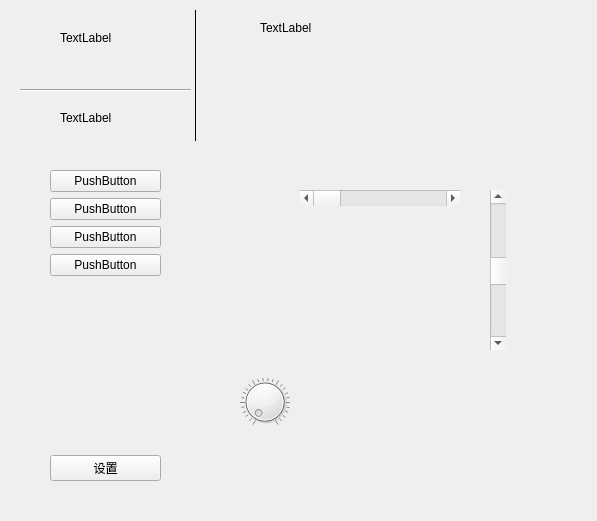
<?xml version="1.0" encoding="UTF-8"?>
<ui version="4.0">
 <class>Form</class>
 <widget class="QWidget" name="Form">
  <property name="geometry">
   <rect>
    <x>0</x>
    <y>0</y>
    <width>597</width>
    <height>521</height>
   </rect>
  </property>
  <property name="windowTitle">
   <string>Form</string>
  </property>
  <widget class="Line" name="line">
   <property name="geometry">
    <rect>
     <x>20</x>
     <y>10</y>
     <width>351</width>
     <height>131</height>
    </rect>
   </property>
   <property name="contextMenuPolicy">
    <enum>Qt::DefaultContextMenu</enum>
   </property>
   <property name="frameShadow">
    <enum>QFrame::Plain</enum>
   </property>
   <property name="orientation">
    <enum>Qt::Vertical</enum>
   </property>
  </widget>
  <widget class="Line" name="line_2">
   <property name="geometry">
    <rect>
     <x>20</x>
     <y>80</y>
     <width>171</width>
     <height>20</height>
    </rect>
   </property>
   <property name="orientation">
    <enum>Qt::Horizontal</enum>
   </property>
  </widget>
  <widget class="QLabel" name="label">
   <property name="geometry">
    <rect>
     <x>60</x>
     <y>30</y>
     <width>54</width>
     <height>16</height>
    </rect>
   </property>
   <property name="text">
    <string>TextLabel</string>
   </property>
  </widget>
  <widget class="QLabel" name="label_2">
   <property name="geometry">
    <rect>
     <x>60</x>
     <y>110</y>
     <width>54</width>
     <height>16</height>
    </rect>
   </property>
   <property name="text">
    <string>TextLabel</string>
   </property>
  </widget>
  <widget class="QLabel" name="label_3">
   <property name="geometry">
    <rect>
     <x>260</x>
     <y>20</y>
     <width>54</width>
     <height>16</height>
    </rect>
   </property>
   <property name="text">
    <string>TextLabel</string>
   </property>
  </widget>
  <widget class="QWidget" name="verticalLayoutWidget">
   <property name="geometry">
    <rect>
     <x>50</x>
     <y>170</y>
     <width>111</width>
     <height>311</height>
    </rect>
   </property>
   <layout class="QVBoxLayout" name="verticalLayout">
    <item>
     <widget class="QPushButton" name="pushButton_4">
      <property name="text">
       <string>PushButton</string>
      </property>
     </widget>
    </item>
    <item>
     <widget class="QPushButton" name="pushButton_3">
      <property name="text">
       <string>PushButton</string>
      </property>
     </widget>
    </item>
    <item>
     <widget class="QPushButton" name="pushButton_2">
      <property name="text">
       <string>PushButton</string>
      </property>
     </widget>
    </item>
    <item>
     <widget class="QPushButton" name="pushButton">
      <property name="text">
       <string>PushButton</string>
      </property>
     </widget>
    </item>
    <item>
     <spacer name="verticalSpacer">
      <property name="orientation">
       <enum>Qt::Vertical</enum>
      </property>
      <property name="sizeHint" stdset="0">
       <size>
        <width>20</width>
        <height>40</height>
       </size>
      </property>
     </spacer>
    </item>
    <item>
     <widget class="QPushButton" name="pushButton_5">
      <property name="text">
       <string>设置</string>
      </property>
      <property name="icon">
       <iconset>
        <normaloff>../../../../Users/21460/Pictures/fontawesome-free-6.7.2-desktop/svgs/solid/futbol.svg</normaloff>../../../../Users/21460/Pictures/fontawesome-free-6.7.2-desktop/svgs/solid/futbol.svg</iconset>
      </property>
      <property name="iconSize">
       <size>
        <width>20</width>
        <height>20</height>
       </size>
      </property>
     </widget>
    </item>
   </layout>
  </widget>
  <widget class="QDial" name="dial">
   <property name="geometry">
    <rect>
     <x>240</x>
     <y>370</y>
     <width>50</width>
     <height>64</height>
    </rect>
   </property>
   <property name="orientation">
    <enum>Qt::Horizontal</enum>
   </property>
   <property name="invertedAppearance">
    <bool>false</bool>
   </property>
   <property name="invertedControls">
    <bool>false</bool>
   </property>
   <property name="wrapping">
    <bool>false</bool>
   </property>
   <property name="notchesVisible">
    <bool>true</bool>
   </property>
  </widget>
  <widget class="QScrollBar" name="horizontalScrollBar">
   <property name="geometry">
    <rect>
     <x>300</x>
     <y>190</y>
     <width>160</width>
     <height>16</height>
    </rect>
   </property>
   <property name="orientation">
    <enum>Qt::Horizontal</enum>
   </property>
  </widget>
  <widget class="QScrollBar" name="verticalScrollBar">
   <property name="geometry">
    <rect>
     <x>490</x>
     <y>190</y>
     <width>16</width>
     <height>160</height>
    </rect>
   </property>
   <property name="value">
    <number>50</number>
   </property>
   <property name="orientation">
    <enum>Qt::Vertical</enum>
   </property>
   <property name="invertedAppearance">
    <bool>false</bool>
   </property>
   <property name="invertedControls">
    <bool>true</bool>
   </property>
  </widget>
 </widget>
 <resources/>
 <connections/>
</ui>
